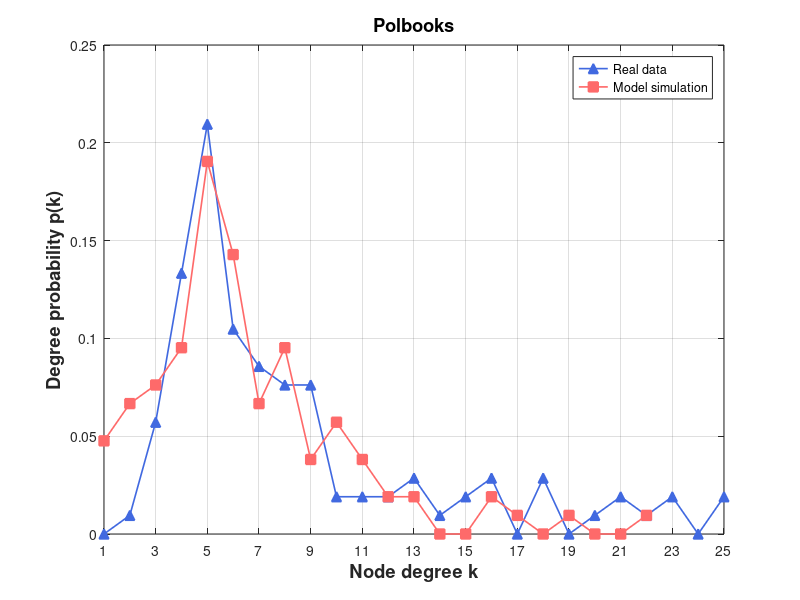

This figure's MATLAB source:
% Create some data
% 定义度数直方图

degree_hist1 = [0, 0, 1, 6, 14, 22, 11, 9, 8, 8, 2, 2, 2, 3, 1, 2, 3, 0, 3, 0, 1, 2, 1, 2, 0, 2];
degree_hist2 = [0, 5, 7, 8, 10, 20, 15, 7, 10, 4, 6, 4, 2, 2, 0, 0, 2, 1, 0, 1, 0, 0, 1];

% 将度数直方图转换为浮点型数组
 [0, 105, 92, 79, 51, 47, 24, 14, 6, 5, 2, 3, 4, 2, 1, 1, 1, 1, 2]
degree_hist1 = double(degree_hist1);
degree_hist2 = double(degree_hist2);

degree1 = degree_hist1(2:end);
degree2 = degree_hist2(2:end);
% 计算度数概率
degree_prob1 = degree1 / sum(degree1);
degree_prob2 = degree2 / sum(degree2);

figure

set(gca, 'FontSize', 12);

  
plot(1:length(degree_prob1), degree_prob1, '^-','Color',[65/256,105/256,225/256],'LineWidth',1.2,'Markersize',7,'MarkerFaceColor',[65/256,105/256,225/256])

hold on
%plot(eb, predictionData,'ro-','LineWidth',1.2,'Markersize',7,'MarkerFaceColor','r')
%plot(eb, predictionData, 's-','Color',[171/256,130/256,255/256],'LineWidth',1.2,'Markersize',7,'MarkerFaceColor',[171/256,130/256,255/256]) 
%plot(eb, epsilon7, 's-','Color',[0/256,206/256,209/256],'LineWidth',1.2,'Markersize',7,'MarkerFaceColor',[0/256,206/256,209/256])

%plot(eb, size700, 's-','Color',[171/256,130/256,255/256],'LineWidth',1.2,'Markersize',7,'MarkerFaceColor',[171/256,130/256,255/256]) %Purple
plot(1:length(degree_prob2), degree_prob2, 's-','Color',[255/256,106/256,106/256],'LineWidth',1.2,'Markersize',7,'MarkerFaceColor',[255/256,106/256,106/256])



% Turn on the grid
grid on

% Add title and axis labels
%title('Performance of Baseband QPSK')
xlabel('Node degree k','FontSize',13.2,'FontWeight','bold')
ylabel('Degree probability p(k)','FontSize',13.2,'FontWeight','bold')
legend('Real data', 'Model simulation')
% title('Wikibooks (Initial)', 'FontSize', 13.2, 'FontWeight', 'bold')
title('Polbooks', 'FontSize', 13.2, 'FontWeight', 'bold')
% axis([0.03 1.02 0 0.35])
%set(gca,'xtick',[xmin:step:xmax])
% set(gca,'xtick',[1:1000:11000])
set(gca,'xtick', 1:2:max(length(degree_prob1),length(degree_prob2)))
% set(gca,'xticklabels',{'0','0.16','0.32','0.48','0.64','0.80'});
%set(gca,'ytick',[0:0.05:0.35])
xlim([1 max(length(degree_prob1),length(degree_prob2))])
%set(gca,'xscale','log')